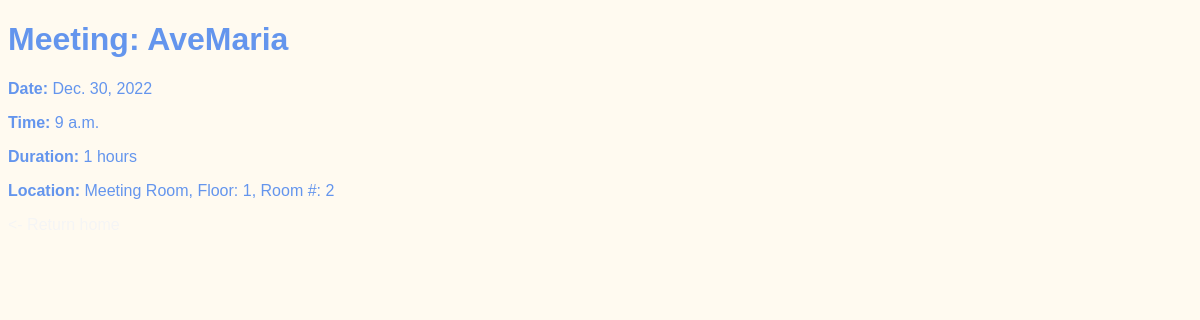
Page /meetings/2 on the committed database.
### meetings/models.py (models this page shows, shortened)
class Meeting(models.Model):
    title = models.CharField(max_length=200)
    date = models.DateField()
    start_time = models.TimeField(default=time(9))
    duration = models.IntegerField(default=1)
    room = models.ForeignKey(Room, on_delete=models.CASCADE)

### rooms/models.py (models this page shows)
class Room(models.Model):
    name = models.CharField(max_length=200)
    floor = models.IntegerField(default=1)
    room_number = models.IntegerField(default=1)
    def __str__(self):
        return f"{self.name}, Floor: {self.floor}, Room #: {self.room_number}"

### meetings/views.py (the view)
# urls.py: path('<int:id>', views.meeting_details, name="meeting_details"),
def meeting_details(request, id):
    try:
        meeting = Meeting.objects.get(pk=id)
        return render(request, "meetings/meeting_details.html",
                      {"meeting": meeting})
    except Meeting.DoesNotExist:
        return HttpResponse("404: not found :(")

### meetings/templates/meetings/meeting_details.html (shortened to what this page needs)
{% extends 'base.html' %}
{% block content %}
    <body>
        <h1><b>Meeting: {{meeting.title}}</b></h1>
        <p>
            <b>Date:</b> {{meeting.date}}
        </p>
        <p>
            <b>Time:</b> {{meeting.start_time}}
        </p>
        <p>
            <b>Duration:</b> {{meeting.duration}} hours
        </p>
        <p>
            <b>Location:</b> {{meeting.room}}
        </p>
        <p>
            <a href="{% url 'welcome' %}">
            </a>
        </p>
{% endblock %}

### website/static/website/style.css (style rules this page uses)
body { font-family: sans-serif; color: cornflowerblue; background-color: floralwhite; }
a { text-decoration: none; color:whitesmoke; }

### rows in the picture
Meeting: title "AveMaria", date "Dec. 30, 2022", start_time "9 a.m.", duration "1", room "Meeting Room, Floor: 1, Room #: 2"
